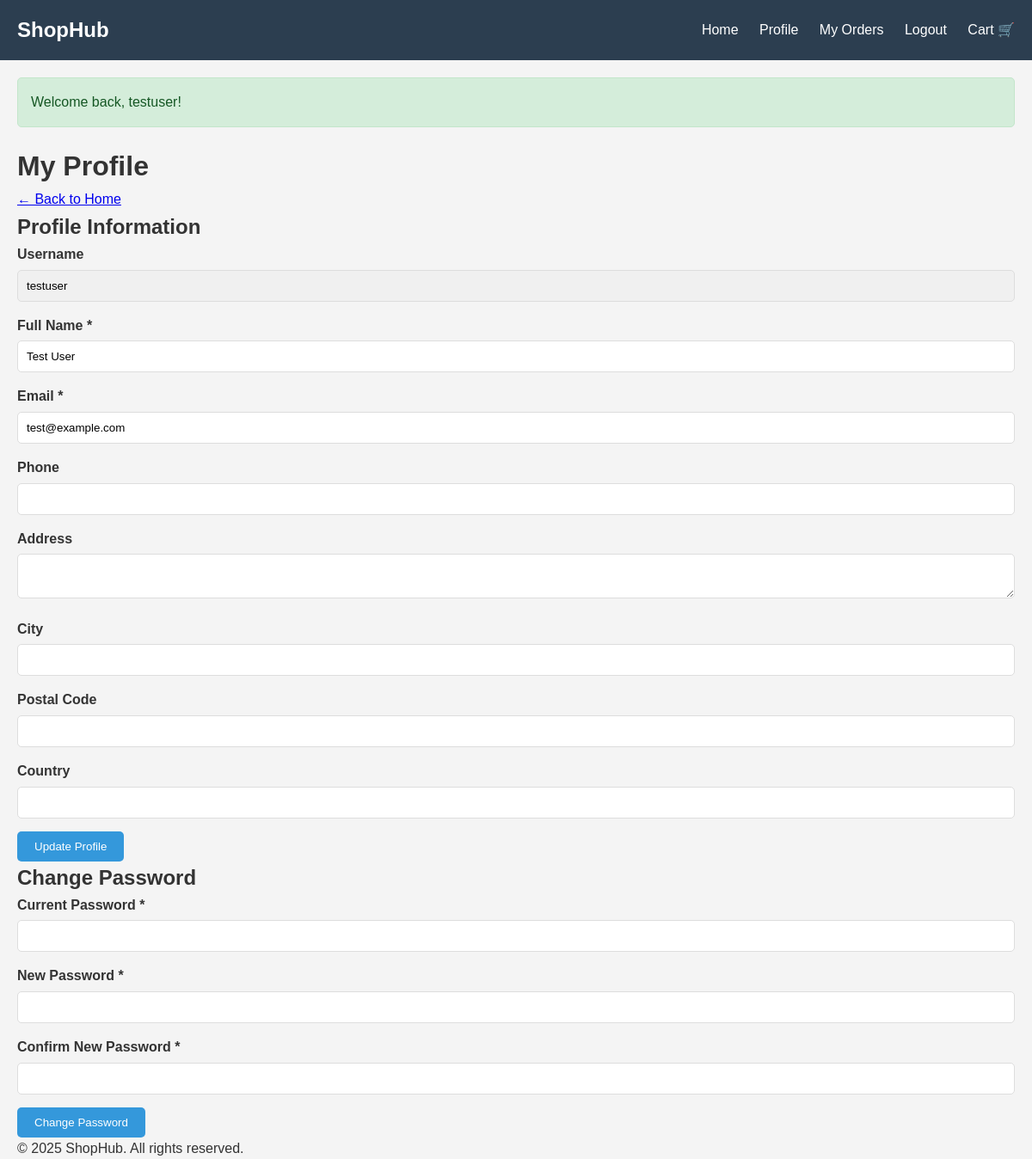
The app's page /profile.php (signed in) with its own data.
### tables this page shows
CREATE TABLE `users` (
    `id` INT PRIMARY KEY AUTO_INCREMENT,
    `username` VARCHAR(50) UNIQUE NOT NULL,
    `email` VARCHAR(100) UNIQUE NOT NULL,
    `password` VARCHAR(255) NOT NULL,
    `full_name` VARCHAR(100) NOT NULL,
    `phone` VARCHAR(20),
    `address` TEXT,
    `city` VARCHAR(50),
    `postal_code` VARCHAR(10),
    `country` VARCHAR(50),
    `created_at` TIMESTAMP DEFAULT CURRENT_TIMESTAMP
);

### public/profile.php (the view, shortened to what this page needs)
<?php
require_once __DIR__ . '/../includes/config.php';
$stmt = $pdo->prepare("SELECT * FROM users WHERE id = ?");
$stmt->execute([getUserId()]);
$user = $stmt->fetch(PDO::FETCH_ASSOC);
require_once INCLUDES_PATH . '/header.php';
?>
<div class="page-header">
    <h1>My Profile</h1>
    <a href="index.php" class="back-link">← Back to Home</a>
</div>
<div class="profile-section">
    <h2>Profile Information</h2>
    <form method="POST">
        <div class="form-group">
            <label>Username</label>
            <input type="text" value="<?php echo htmlspecialchars($user['username']); ?>" readonly
                   style="background: #f0f0f0;">
        </div>
        <div class="form-group">
            <label>Full Name *</label>
            <input type="text" name="full_name" required
                   value="<?php echo htmlspecialchars($user['full_name']); ?>">
        </div>
        <div class="form-group">
            <label>Email *</label>
            <input type="email" name="email" required
                   value="<?php echo htmlspecialchars($user['email']); ?>">
        </div>
        <div class="form-group">
            <label>Phone</label>
            <input type="tel" name="phone"
                   value="<?php echo htmlspecialchars($user['phone']); ?>">
        </div>
        <div class="form-group">
            <label>Address</label>
            <textarea name="address"><?php echo htmlspecialchars($user['address']); ?></textarea>
        </div>
        <div class="form-group">
            <label>City</label>
            <input type="text" name="city"
                   value="<?php echo htmlspecialchars($user['city']); ?>">
        </div>
        <div class="form-group">
            <label>Postal Code</label>
            <input type="text" name="postal_code"
                   value="<?php echo htmlspecialchars($user['postal_code']); ?>">
        </div>
        <div class="form-group">
            <label>Country</label>
            <input type="text" name="country"
                   value="<?php echo htmlspecialchars($user['country']); ?>">
        </div>
        <button type="submit" class="btn-primary">Update Profile</button>
    </form>
</div>
<div class="profile-section">
    <h2>Change Password</h2>
    <form method="POST">
        <div class="form-group">
            <label>Current Password *</label>
            <input type="password" name="current_password" required>
        </div>
        <div class="form-group">
            <label>New Password *</label>
            <input type="password" name="new_password" required>
        </div>
        <div class="form-group">
            <label>Confirm New Password *</label>
            <input type="password" name="confirm_password" required>
        </div>
        <button type="submit" name="change_password" class="btn-secondary">Change Password</button>
    </form>
</div>
<?php require_once INCLUDES_PATH . '/footer.php'; ?>

### public/assets/css/style.css (style rules this page uses)
* { margin: 0; padding: 0; box-sizing: border-box; }
body { font-family: Arial, sans-serif; line-height: 1.6; background: #f4f4f4; color: #333; }
.form-group { margin-bottom: 15px; }
label { display: block; margin-bottom: 5px; font-weight: bold; }
input, textarea, select { width: 100%; padding: 10px; border: 1px solid #ddd; border-radius: 5px; }
button { background: #3498db; color: white; padding: 10px 20px; border: none; border-radius: 5px; cursor: pointer; }

### records on screen
users: username "testuser", full_name "Test User", email "test@example.com"

### other values on screen
SITE_NAME "ShopHub"
$_SESSION['message'] "Welcome back, testuser!"
